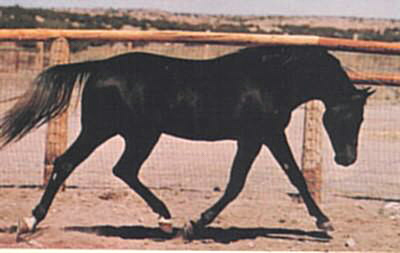
#> input picture python_pruebas/segraph_pruebas/horse.png, 400 x 253 px
$ python main_.py   (Python 2 division)
#> lines starting #> are read from the running program, lines starting #| are printed output that depends on the picture
from skimage.segmentation import slic
from skimage.util import img_as_float
from skimage import io as skimageIO
from segraph import create_graph
import numpy as np

from skimage.io import imsave
from skimage import color
from matplotlib import pyplot as plt
def show_img(img):
	print 'hola';
	width = 10.0
	height = img.shape[0]*width/img.shape[1]
	f = plt.figure(figsize=(width, height))
	plt.imshow(img)
	plt.show()


#image = img_as_float(skimageIO.imread("flowers.png"))
image= skimageIO.imread("horse.png", as_gray = False)
#> image is the input picture: shape (253, 400, 3); mean R, G, B 141.7, 119, 110.4
#show_img(image)

segments = slic(image,compactness=30, n_segments=500, sigma=1.0)
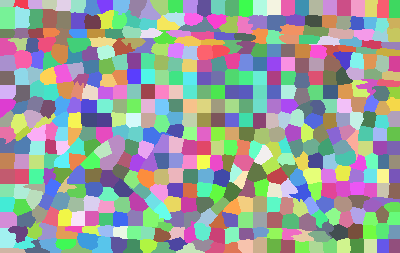
#> segments: shape (253, 400) int64; 519 distinct labels, from 1 to 519; one colour per label, 0 black
label_rgb = color.label2rgb(segments, image, kind='avg')
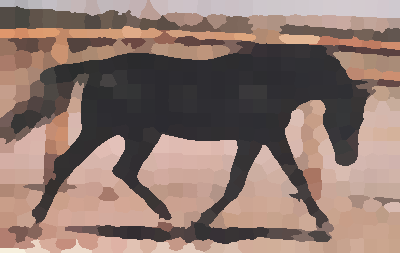
#> label_rgb: shape (253, 400, 3); mean R, G, B 141.3, 118.4, 109.9
#show_img(label_rgb)
#print ( np.matrix(segments))

#imsave("segments.ppm", segments)
np.savetxt('segments.out',segments, fmt='%.0f')
#file = open('segments.out','w')
#file.write(segments)
#file.close()

# Create graph of superpixels

segments2 = np.array([
	   [ 0.,  0.,  0.,  1.,  1., 2., 2.],
       [ 0.,  0.,  0.,  1.,  1., 2., 2.],
       [ 0.,  0.,  0.,  1.,  1., 2., 2.],
       [ 3.,  3.,  3.,  4.,  4., 5., 5.],
       [ 3.,  3.,  3.,  4.,  4., 5., 5.]])


segments3 = np.array([
	   [ 0.,  1.,  2.,  3.,  4., 5., 6.],
       [ 7.,  8.,  9.,  10.,  11., 12., 13.],
       [ 14.,  15.,  16.,  17.,  18., 19., 20.],
       [ 21.,  22.,  23.,  24.,  25., 26., 27.],
       [ 28.,  29.,  30.,  31.,  32., 33., 34.]])


vertices = np.unique(segments2)
num_vertices = len(vertices)
mapping = dict(zip(vertices, np.arange(num_vertices)))
mapped_grid = np.array([mapping[x] for x in segments2.flat]).reshape(segments2.shape)
print mapped_grid
l2r = np.c_[mapped_grid[:, :-1].ravel(), mapped_grid[:, 1:].ravel()]
t2b = np.c_[mapped_grid[:-1, :].ravel(), mapped_grid[1:, :].ravel()]

print len(l2r)
print len(t2b)
edges = np.vstack([l2r, t2b])
#print edges
print len(edges)

edges = edges[edges[:, 0] != edges[:, 1], :]
print edges
print len(edges)


#> (the run stopped early here; a loop or call above may not have finished)

$ run again, with python_pruebas/segraph_pruebas/flowers.png copied over python_pruebas/segraph_pruebas/horse.png
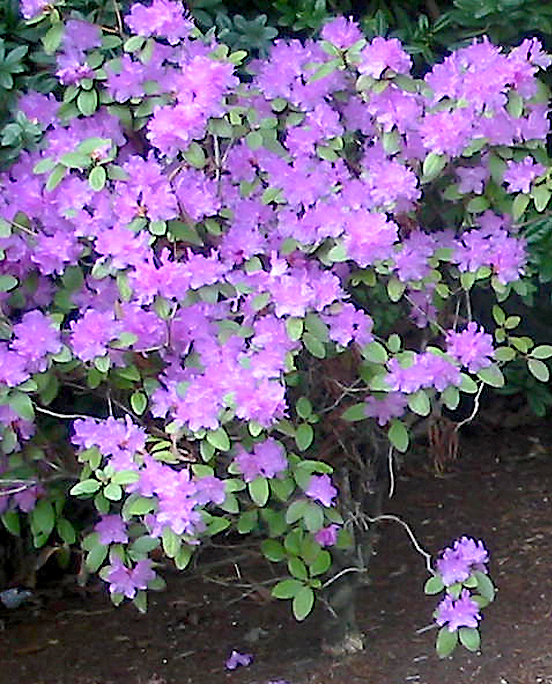
#> input picture python_pruebas/segraph_pruebas/flowers.png, 552 x 684 px
#> image is the input picture: shape (684, 552, 3); mean R, G, B 115.9, 99.1, 129.3
#> `segments = slic(image,compactness=30, n_segments=500, sigma=1.0)`:
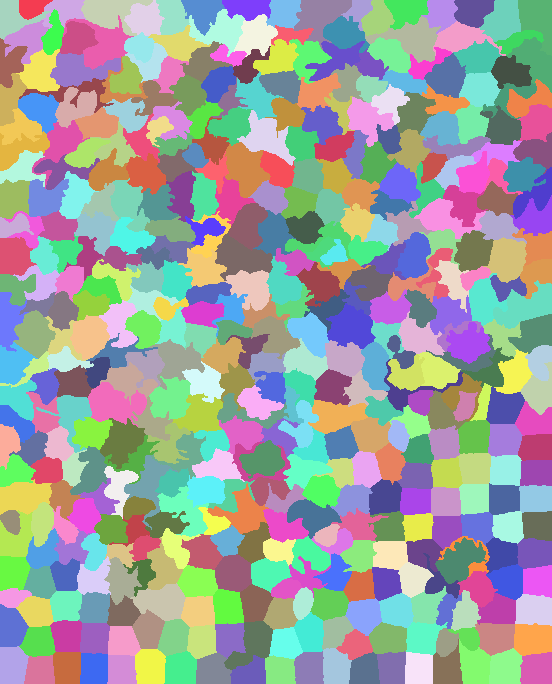
#> segments: shape (684, 552) int64; 453 distinct labels, from 1 to 453; one colour per label, 0 black
#> `label_rgb = color.label2rgb(segments, image, kind='avg')`:
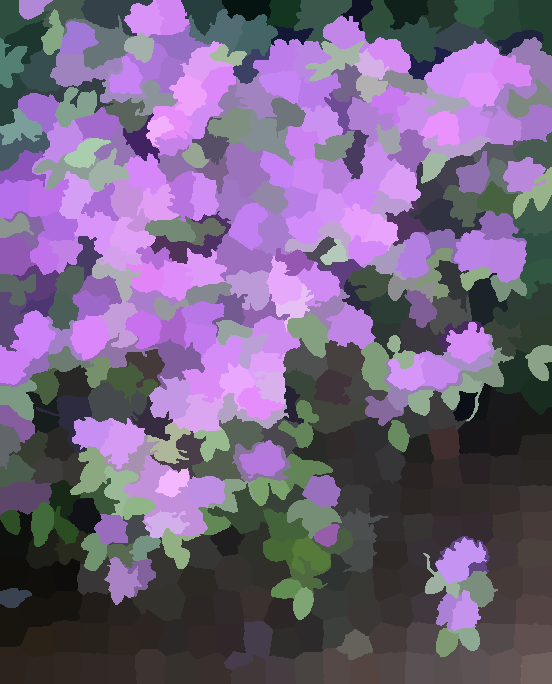
#> label_rgb: shape (684, 552, 3); mean R, G, B 115.4, 98.6, 128.8
